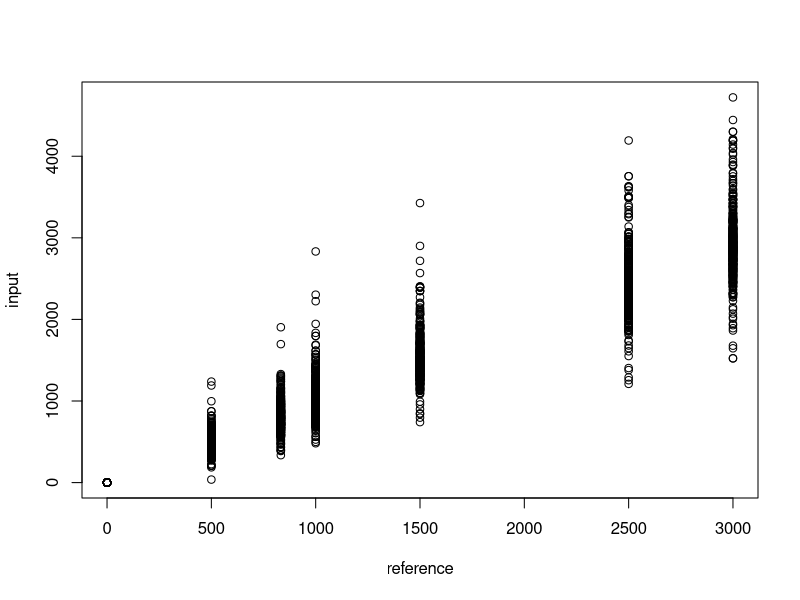
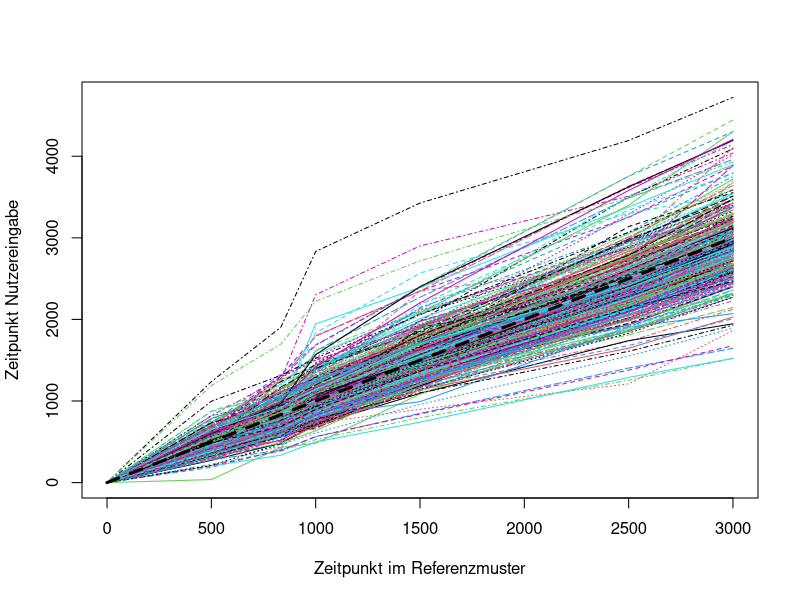
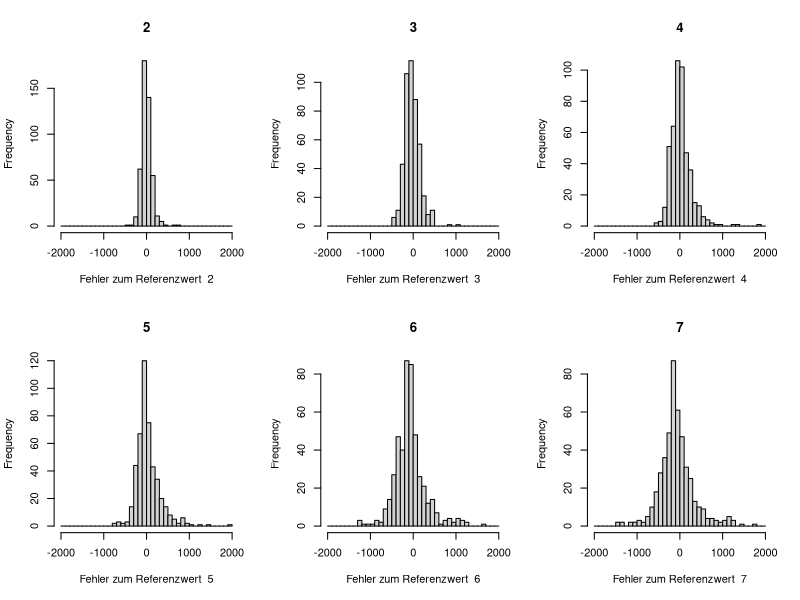
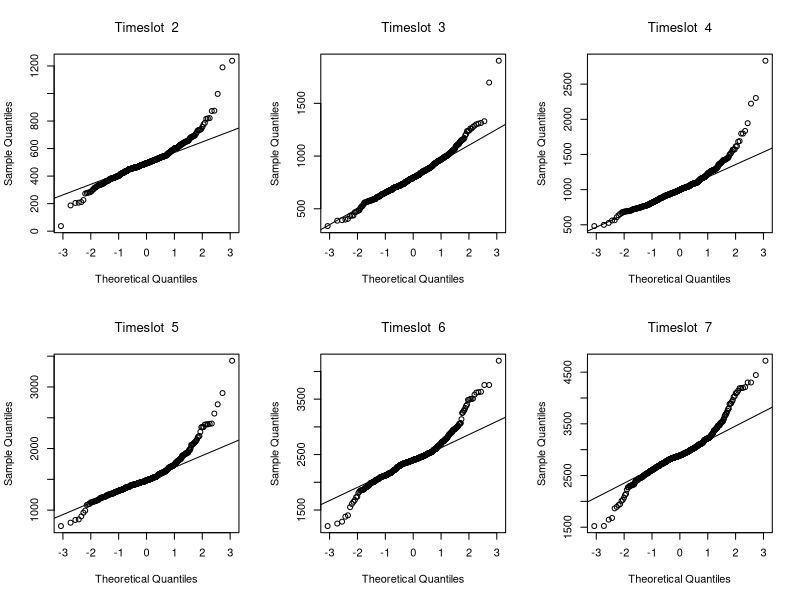
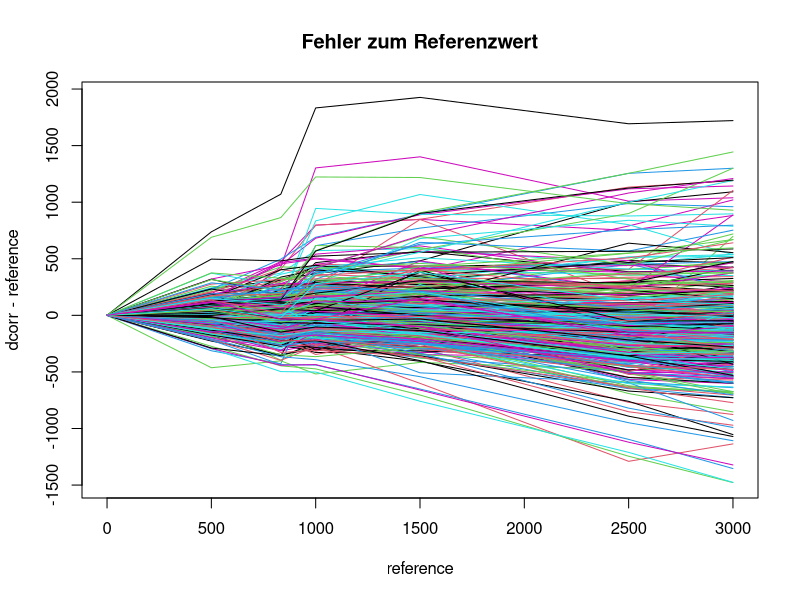
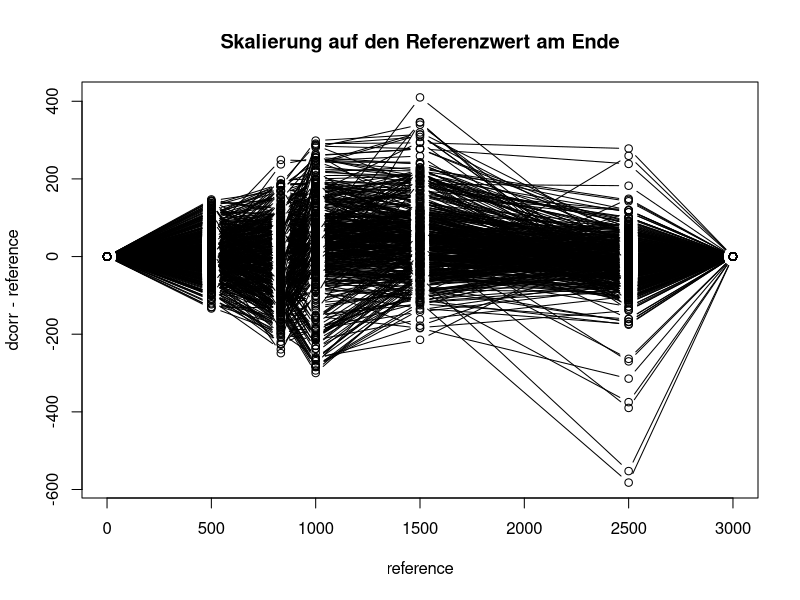
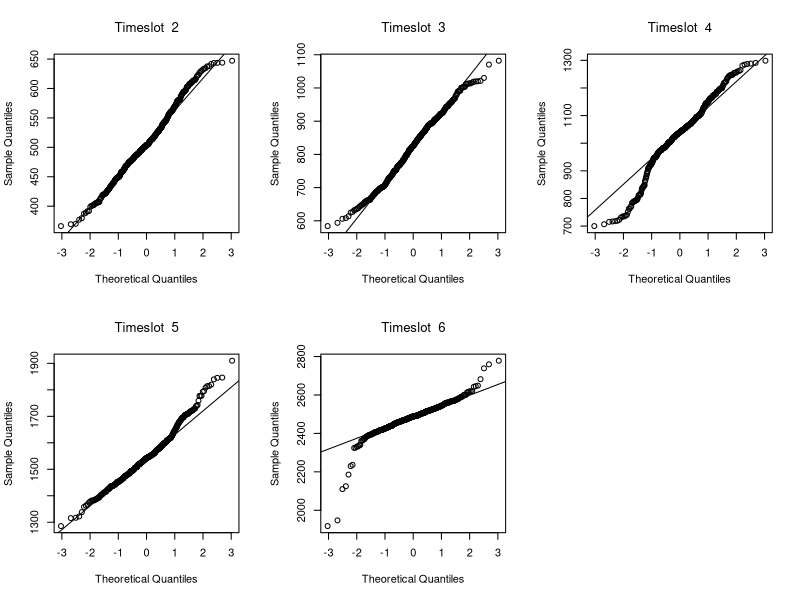
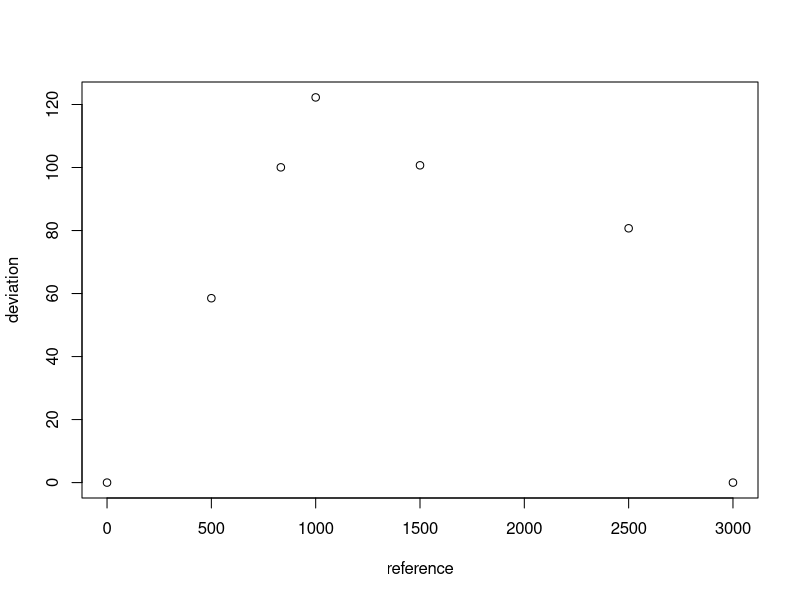

The R source for these figures, in order:
getwd()

d = read.csv("all-data.csv", header=FALSE)

reference =  c(0,500,833,1000,1500,2500,3000)

# Abweichung zu Referenz Plot 1
r = data.frame(
	id = 1:nrow(d),
	reference = rep(reference,each= nrow(d)),
	input = unlist(d)
);
plot(input ~ reference  ,r )

# Abweichung zu Referenz Plot 2
r$error =r$input - r$reference
d = t(d)
matplot(reference,d, type="l",
	xlab="Zeitpunkt im Referenzmuster",
	ylab="Zeitpunkt Nutzereingabe"
)
lines(reference,reference, 
	lwd=3, lty="dashed"
)

# Plot und Test auf Normalverteilung
par(mfrow=c(2,3))
for (i in 2:7) {
hist(d[i,] - reference[i],breaks=seq(-2000,2000,by=100),
	main=i,
	xlab=paste("Fehler zum Referenzwert ",i),
	xlim=c(-2000,2000)
)
}

#Keine Normalverteilung
par(mfrow=c(2,3))
dataset = t(d);
for (col in 2:7) {
qqnorm(dataset[,col], main = bquote("Timeslot " ~ .(col)))
qqline(dataset[,col])
}

# Verlauf und Abweichung über die Zeit
dcorr = d
summary(t(dcorr))

par(mfrow=c(1,1))
matplot(reference, dcorr - reference,lty=1 ,type="l",
	main="Fehler zum Referenzwert"
)

#Varianz und Standardabweichung
1/apply(abs(dcorr-reference), 1, sd)
apply(abs(dcorr-reference), 1, var)

# Skalierung auf letzten Wert
for (row in 1:ncol(dcorr)) {
  linecorr = dcorr[,row] / (dcorr[7,row]/3000)
  if(all(linecorr <= reference*1.3 & linecorr >= reference*0.7))
	  dcorr[, row] = linecorr
  else
    dcorr[, row] = NA
}
dcorr = t(na.omit(t(dcorr)))

matplot(reference, dcorr - reference, pch=1, col=1,lty=1 ,type="b",
	main="Skalierung auf den Referenzwert am Ende"
)
#Varianz und Standardabweichung nach Skalierung
1/apply(abs(dcorr-reference), 1, sd)
apply(abs(dcorr-reference), 1, var)

#Nach Skalierung sollte es eine Normalverteilung sein
par(mfrow=c(2,3))
dataset = t(dcorr);
for (col in 2:6) {
  qqnorm(dataset[,col], main = bquote("Timeslot " ~ .(col)))
  qqline(dataset[,col])
}

###### Default Grenzen für KnockLock ableiten 
par(mfrow=c(1,1))
deviation = apply(dcorr - reference,1, sd)
deviation
plot(reference,deviation)

bounds = cbind(+deviation, -deviation)
bounds
boxplot(t(bounds) , xlab="Values", ylab="Bounds")

mean(deviation[2:6])
